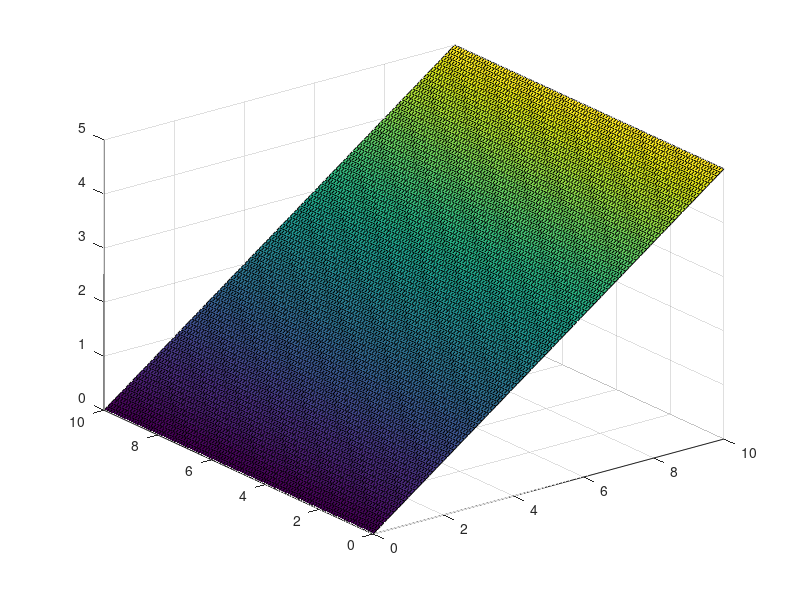

Write MATLAB code to recreate this figure. (Note: this script raises an error after producing the figure.)
clc
clear all 

%% robot characteristics
mass=0.1; %kg
g=[0,0,-9.81]; %gravity
fp=mass*g;

%points of contact
p1=[4, 2,   2]';
p2=[6, 2,   3]';
p3=[6, 6,   3]';
p4=[5, 8, 2.5]';
p5=[3, 6, 1.5]';
px=[p1(1),p2(1),p3(1),p4(1),p5(1),p1(1)];
py=[p1(2),p2(2),p3(2),p4(2),p5(2),p1(2)];
pz=[p1(3),p2(3),p3(3),p4(3),p5(3),p1(3)];
np=numel(px)-1;
%% define contact surface
[x y] = meshgrid(0:0.1:10); % Generate x and y data
z = 0.5*x + 0*y ; % Solve for z data
surf(x,y,z) %Plot the surface
hold on
ax = gca;
ax.XAxis.Limits = [0 10];
ax.YAxis.Limits = [0 10];
ax.ZAxis.Limits = [0 10];
axis equal
mu=0.65; % coeff, gomma su cemento asciutto

plot3(px,py,pz,"r");


%% define contact forces

%directions 
tx=[1, 0,0.5]';
tx=tx/norm(tx);
ty=[0, 1,  0]';
ty=ty/norm(ty);
t=tx+ty;
t=t/norm(t);
n=cross(tx, ty);
n=n/norm(n);

f_n=n*fp*n;
f_tx=tx*fp*tx;
f_ty=ty*fp*ty;
f_t=f_tx+f_ty;

if norm(f_t)<=mu*f_n 
    static=true;
else
    static=false;
end
f=f_n+f_t;
%tau=cross(p,f); %Nm contact torque

%w=[f; tau];
V=zeros(3*np,4);
X=zeros(np,4);
Y=zeros(np,4);
Z=zeros(np,4);
for i=(1:5)
    quiver3(px(i),py(i),pz(i),f(1),f(2),f(3),'m','LineWidth',2)
    quiver3(px(i),py(i),pz(i),fp(1),fp(2),fp(3),'y','LineWidth',2)
    quiver3(px(i),py(i),pz(i),-f_n(1),-f_n(2),-f_n(3),'r','LineWidth',2)
    quiver3(px(i),py(i),pz(i),f_t(1),f_t(2),f_t(3),'g','LineWidth',2)
    quiver3(px(i),py(i),pz(i),f_tx(1),f_tx(2),f_tx(3),'b','LineWidth',2)
    quiver3(px(i),py(i),pz(i),f_ty(1),f_ty(2),f_ty(3),'b','LineWidth',2)

    %wrench cone
    [x,y,z]=cylinder((0:0.1:1)*mu*norm(f_n),4);

          

    
    % Rotate the cone to align with the direction vector
    alpha=atan(-0.5);
    R = [cos(alpha),        0,       sin(alpha) ;
                  0,        1,                0 ;
        -sin(alpha),        0,       cos(alpha)];  
    for j = 1:size(x, 2)
        [x(:, j), y(:, j), z(:, j)] = apply_rotation(x(:, j), y(:, j), z(:, j), R);
    end

    % Translate the cone to the origin
    x = x + px(i);
    y = y + py(i);
    z = z + pz(i);
    temp1=R'*[x(1,1:4);y(1,1:4);z(1,1:4)];
    temp =R'*[x(11,1:4);y(11,1:4);z(11,1:4)];
    X(i,1:4)=temp(1,1:4);
    Y(i,1:4)=temp(2,1:4);
    Z(i,1:4)=temp(3,1:4);    

    
    % Plot the cone
    h = surf(x, y, z);




    Vi=zeros(3,4);
    for j=(1:4)
        v=[X(i,j)-temp1(1,j),Y(i,j)-temp1(2,j),Z(i,j)-temp1(3,j)]';
        Vi(1:3,j)=v;
    end
    V(3*(i-1)+1:3*(i-1)+3,1:4)=Vi;
end

U=zeros(3*np,4);
for i=(1:3:3*np)
    for j=(1:4)
        if j==4
            ui=cross(V(i:i+2,1),V(i:i+2,j));
        else
            ui=cross(V(i:i+2,j+1),V(i:i+2,j));
        end
        temp1=R*[X((i+2)/3,j);Y((i+2)/3,j);Z((i+2)/3,j)];
        temp3=R*ui;
        if j==4            
            temp2=R*[X((i+2)/3,1);Y((i+2)/3,1);Z((i+2)/3,1)];
            quiver3((temp1(1)+temp2(1))/2,(temp1(2)+temp2(2))/2,(temp1(3)+temp2(3))/2,temp3(1),temp3(2),temp3(3),'b','LineWidth',2)
        else
            temp2=R*[X((i+2)/3,j+1);Y((i+2)/3,j+1);Z((i+2)/3,j+1)];
            quiver3((temp1(1)+temp2(1))/2,(temp1(2)+temp2(2))/2,(temp1(3)+temp2(3))/2,temp3(1),temp3(2),temp3(3),'b','LineWidth',2)
        end
        U(i:i+2,j)=ui;
    end
end



Cop= [mean(px(1:5)), mean(py(1:5)), mean(pz(1:5))];
Fcop= f*5;
tau=[0 0 0]';
Tau_cop=[0 0 0]';
for i=(1:5)
    tau=cross([px(i), py(i),pz(i)]',-f);
    Tau_cop=Tau_cop+tau;
end

w=[Fcop;Tau_cop];
Asurf=zeros(6,3*np);
f_full=zeros(3*np,1);
j=1;
for i=(1:3:15)
    Asurf(1:3,i:i+2)=eye(3);
    Asurf(4:6,i:i+2)=-skew([px(j),py(j),pz(j)]');
    f_full(i:i+2)=f;
    j=j+1;
end

w1=Asurf*f_full

Vsurf=Asurf*V;


Astance=[    -R,       zeros(3,3) ;
         -skew(Cop)*R,         -R];

wGI=Astance*w1

VGI=Astance*Vsurf

for i=(1:4)
    quiver3(Cop(1),Cop(2),Cop(3),-VGI(1,i),-VGI(2,i),-VGI(3,i),'g','LineWidth',2)
end


axis equal







function s=skew(p)
    s=[   0, -p(3),  p(2);
       p(3),     0, -p(1);
      -p(2),  p(1),    0];
end
        
    % Apply rotation to each point
function [x, y, z] = apply_rotation(x, y, z, R)
    points = [x(:), y(:), z(:)];
    rotated_points = (R * points')';
    x = reshape(rotated_points(:, 1), size(x));
    y = reshape(rotated_points(:, 2), size(y));
    z = reshape(rotated_points(:, 3), size(z));
end

